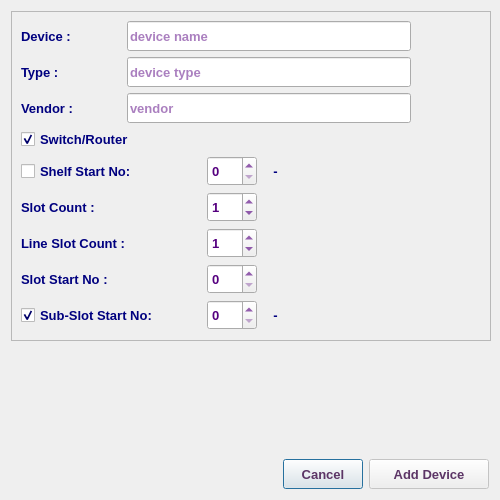
<?xml version="1.0" encoding="UTF-8"?>
<ui version="4.0">
 <class>AddDeviceDialog</class>
 <widget class="QDialog" name="AddDeviceDialog">
  <property name="geometry">
   <rect>
    <x>0</x>
    <y>0</y>
    <width>500</width>
    <height>500</height>
   </rect>
  </property>
  <property name="sizePolicy">
   <sizepolicy hsizetype="Fixed" vsizetype="Fixed">
    <horstretch>0</horstretch>
    <verstretch>0</verstretch>
   </sizepolicy>
  </property>
  <property name="minimumSize">
   <size>
    <width>500</width>
    <height>500</height>
   </size>
  </property>
  <property name="maximumSize">
   <size>
    <width>501</width>
    <height>501</height>
   </size>
  </property>
  <property name="font">
   <font>
    <family>Tahoma</family>
    <pointsize>10</pointsize>
   </font>
  </property>
  <property name="windowTitle">
   <string>Add New Device</string>
  </property>
  <property name="windowIcon">
   <iconset resource="../../../../image.qrc">
    <normaloff>:/Image/add.png</normaloff>:/Image/add.png</iconset>
  </property>
  <layout class="QVBoxLayout" name="verticalLayout_2">
   <item>
    <widget class="QFrame" name="frame">
     <property name="enabled">
      <bool>true</bool>
     </property>
     <property name="sizePolicy">
      <sizepolicy hsizetype="Expanding" vsizetype="Preferred">
       <horstretch>0</horstretch>
       <verstretch>0</verstretch>
      </sizepolicy>
     </property>
     <property name="minimumSize">
      <size>
       <width>480</width>
       <height>330</height>
      </size>
     </property>
     <property name="maximumSize">
      <size>
       <width>600</width>
       <height>420</height>
      </size>
     </property>
     <property name="font">
      <font>
       <family>Tahoma</family>
       <pointsize>10</pointsize>
      </font>
     </property>
     <property name="frameShape">
      <enum>QFrame::StyledPanel</enum>
     </property>
     <property name="frameShadow">
      <enum>QFrame::Raised</enum>
     </property>
     <layout class="QVBoxLayout" name="verticalLayout_3">
      <item>
       <layout class="QHBoxLayout" name="horizontalLayout_7">
        <item>
         <layout class="QVBoxLayout" name="verticalLayout">
          <item>
           <layout class="QHBoxLayout" name="horizontalLayout_13">
            <item>
             <layout class="QHBoxLayout" name="horizontalLayout">
              <item>
               <widget class="QLabel" name="label">
                <property name="sizePolicy">
                 <sizepolicy hsizetype="Fixed" vsizetype="Fixed">
                  <horstretch>0</horstretch>
                  <verstretch>0</verstretch>
                 </sizepolicy>
                </property>
                <property name="minimumSize">
                 <size>
                  <width>100</width>
                  <height>30</height>
                 </size>
                </property>
                <property name="maximumSize">
                 <size>
                  <width>100</width>
                  <height>30</height>
                 </size>
                </property>
                <property name="font">
                 <font>
                  <family>Tahoma</family>
                  <pointsize>10</pointsize>
                  <weight>75</weight>
                  <bold>true</bold>
                 </font>
                </property>
                <property name="styleSheet">
                 <string notr="true">color: rgb(0, 0, 127);</string>
                </property>
                <property name="text">
                 <string>Device :</string>
                </property>
               </widget>
              </item>
              <item>
               <widget class="QLineEdit" name="deviceLE">
                <property name="sizePolicy">
                 <sizepolicy hsizetype="Expanding" vsizetype="Preferred">
                  <horstretch>0</horstretch>
                  <verstretch>0</verstretch>
                 </sizepolicy>
                </property>
                <property name="minimumSize">
                 <size>
                  <width>230</width>
                  <height>30</height>
                 </size>
                </property>
                <property name="maximumSize">
                 <size>
                  <width>5000</width>
                  <height>30</height>
                 </size>
                </property>
                <property name="font">
                 <font>
                  <family>Tahoma</family>
                  <pointsize>10</pointsize>
                  <weight>75</weight>
                  <bold>true</bold>
                 </font>
                </property>
                <property name="styleSheet">
                 <string notr="true">color: rgb(85, 0, 127);</string>
                </property>
                <property name="placeholderText">
                 <string>device name</string>
                </property>
               </widget>
              </item>
             </layout>
            </item>
           </layout>
          </item>
          <item>
           <layout class="QHBoxLayout" name="horizontalLayout_2">
            <property name="spacing">
             <number>6</number>
            </property>
            <item>
             <widget class="QLabel" name="label_2">
              <property name="sizePolicy">
               <sizepolicy hsizetype="Fixed" vsizetype="Fixed">
                <horstretch>0</horstretch>
                <verstretch>0</verstretch>
               </sizepolicy>
              </property>
              <property name="minimumSize">
               <size>
                <width>100</width>
                <height>30</height>
               </size>
              </property>
              <property name="maximumSize">
               <size>
                <width>100</width>
                <height>30</height>
               </size>
              </property>
              <property name="font">
               <font>
                <family>Tahoma</family>
                <pointsize>10</pointsize>
                <weight>75</weight>
                <bold>true</bold>
               </font>
              </property>
              <property name="styleSheet">
               <string notr="true">color: rgb(0, 0, 127);</string>
              </property>
              <property name="text">
               <string>Type :</string>
              </property>
             </widget>
            </item>
            <item>
             <widget class="QLineEdit" name="typeLE">
              <property name="sizePolicy">
               <sizepolicy hsizetype="Expanding" vsizetype="Preferred">
                <horstretch>0</horstretch>
                <verstretch>0</verstretch>
               </sizepolicy>
              </property>
              <property name="minimumSize">
               <size>
                <width>230</width>
                <height>30</height>
               </size>
              </property>
              <property name="maximumSize">
               <size>
                <width>5000</width>
                <height>30</height>
               </size>
              </property>
              <property name="font">
               <font>
                <family>Tahoma</family>
                <pointsize>10</pointsize>
                <weight>75</weight>
                <bold>true</bold>
               </font>
              </property>
              <property name="styleSheet">
               <string notr="true">color: rgb(85, 0, 127);</string>
              </property>
              <property name="placeholderText">
               <string>device type</string>
              </property>
             </widget>
            </item>
           </layout>
          </item>
          <item>
           <layout class="QHBoxLayout" name="horizontalLayout_14">
            <item>
             <layout class="QHBoxLayout" name="horizontalLayout_3">
              <item>
               <widget class="QLabel" name="label_3">
                <property name="sizePolicy">
                 <sizepolicy hsizetype="Fixed" vsizetype="Fixed">
                  <horstretch>0</horstretch>
                  <verstretch>0</verstretch>
                 </sizepolicy>
                </property>
                <property name="minimumSize">
                 <size>
                  <width>100</width>
                  <height>30</height>
                 </size>
                </property>
                <property name="maximumSize">
                 <size>
                  <width>100</width>
                  <height>30</height>
                 </size>
                </property>
                <property name="font">
                 <font>
                  <family>Tahoma</family>
                  <pointsize>10</pointsize>
                  <weight>75</weight>
                  <bold>true</bold>
                 </font>
                </property>
                <property name="styleSheet">
                 <string notr="true">color: rgb(0, 0, 127);</string>
                </property>
                <property name="text">
                 <string>Vendor :</string>
                </property>
               </widget>
              </item>
              <item>
               <widget class="QLineEdit" name="vendorLE">
                <property name="sizePolicy">
                 <sizepolicy hsizetype="Expanding" vsizetype="Preferred">
                  <horstretch>0</horstretch>
                  <verstretch>0</verstretch>
                 </sizepolicy>
                </property>
                <property name="minimumSize">
                 <size>
                  <width>230</width>
                  <height>30</height>
                 </size>
                </property>
                <property name="maximumSize">
                 <size>
                  <width>5000</width>
                  <height>30</height>
                 </size>
                </property>
                <property name="font">
                 <font>
                  <family>Tahoma</family>
                  <pointsize>10</pointsize>
                  <weight>75</weight>
                  <bold>true</bold>
                 </font>
                </property>
                <property name="styleSheet">
                 <string notr="true">color: rgb(85, 0, 127);</string>
                </property>
                <property name="placeholderText">
                 <string>vendor</string>
                </property>
               </widget>
              </item>
             </layout>
            </item>
           </layout>
          </item>
          <item>
           <widget class="QCheckBox" name="srCB">
            <property name="maximumSize">
             <size>
              <width>16777215</width>
              <height>30</height>
             </size>
            </property>
            <property name="font">
             <font>
              <family>Tahoma</family>
              <pointsize>10</pointsize>
              <weight>75</weight>
              <bold>true</bold>
             </font>
            </property>
            <property name="styleSheet">
             <string notr="true">color: rgb(0, 0, 127);</string>
            </property>
            <property name="text">
             <string>Switch/Router</string>
            </property>
            <property name="checked">
             <bool>true</bool>
            </property>
           </widget>
          </item>
          <item>
           <layout class="QHBoxLayout" name="horizontalLayout_5">
            <item>
             <widget class="QCheckBox" name="shelfChB">
              <property name="sizePolicy">
               <sizepolicy hsizetype="Preferred" vsizetype="Preferred">
                <horstretch>0</horstretch>
                <verstretch>0</verstretch>
               </sizepolicy>
              </property>
              <property name="minimumSize">
               <size>
                <width>180</width>
                <height>30</height>
               </size>
              </property>
              <property name="maximumSize">
               <size>
                <width>180</width>
                <height>30</height>
               </size>
              </property>
              <property name="font">
               <font>
                <family>Tahoma</family>
                <pointsize>10</pointsize>
                <weight>75</weight>
                <bold>true</bold>
               </font>
              </property>
              <property name="styleSheet">
               <string notr="true">color: rgb(0, 0, 127);</string>
              </property>
              <property name="text">
               <string>Shelf Start No:</string>
              </property>
              <property name="checked">
               <bool>false</bool>
              </property>
             </widget>
            </item>
            <item>
             <widget class="QSpinBox" name="shelfSB">
              <property name="minimumSize">
               <size>
                <width>50</width>
                <height>30</height>
               </size>
              </property>
              <property name="maximumSize">
               <size>
                <width>50</width>
                <height>30</height>
               </size>
              </property>
              <property name="font">
               <font>
                <family>Tahoma</family>
                <pointsize>10</pointsize>
                <weight>75</weight>
                <bold>true</bold>
               </font>
              </property>
              <property name="styleSheet">
               <string notr="true">color: rgb(85, 0, 127);</string>
              </property>
              <property name="minimum">
               <number>0</number>
              </property>
              <property name="maximum">
               <number>500</number>
              </property>
              <property name="value">
               <number>0</number>
              </property>
             </widget>
            </item>
            <item>
             <widget class="QLabel" name="noShelfLbl">
              <property name="minimumSize">
               <size>
                <width>25</width>
                <height>30</height>
               </size>
              </property>
              <property name="maximumSize">
               <size>
                <width>25</width>
                <height>30</height>
               </size>
              </property>
              <property name="font">
               <font>
                <family>Tahoma</family>
                <pointsize>10</pointsize>
                <weight>75</weight>
                <bold>true</bold>
               </font>
              </property>
              <property name="styleSheet">
               <string notr="true">color: rgb(0, 0, 127);</string>
              </property>
              <property name="text">
               <string>-</string>
              </property>
              <property name="alignment">
               <set>Qt::AlignCenter</set>
              </property>
             </widget>
            </item>
            <item>
             <spacer name="horizontalSpacer_3">
              <property name="font">
               <font>
                <family>Tahoma</family>
                <pointsize>10</pointsize>
               </font>
              </property>
              <property name="orientation">
               <enum>Qt::Horizontal</enum>
              </property>
              <property name="sizeHint" stdset="0">
               <size>
                <width>40</width>
                <height>20</height>
               </size>
              </property>
             </spacer>
            </item>
           </layout>
          </item>
          <item>
           <layout class="QHBoxLayout" name="horizontalLayout_4">
            <item>
             <widget class="QLabel" name="label_4">
              <property name="sizePolicy">
               <sizepolicy hsizetype="Preferred" vsizetype="Preferred">
                <horstretch>0</horstretch>
                <verstretch>0</verstretch>
               </sizepolicy>
              </property>
              <property name="minimumSize">
               <size>
                <width>180</width>
                <height>30</height>
               </size>
              </property>
              <property name="maximumSize">
               <size>
                <width>180</width>
                <height>30</height>
               </size>
              </property>
              <property name="font">
               <font>
                <family>Tahoma</family>
                <pointsize>10</pointsize>
                <weight>75</weight>
                <bold>true</bold>
               </font>
              </property>
              <property name="styleSheet">
               <string notr="true">color: rgb(0, 0, 127);</string>
              </property>
              <property name="text">
               <string>Slot Count :</string>
              </property>
             </widget>
            </item>
            <item>
             <widget class="QSpinBox" name="slotCountSB">
              <property name="minimumSize">
               <size>
                <width>50</width>
                <height>30</height>
               </size>
              </property>
              <property name="maximumSize">
               <size>
                <width>50</width>
                <height>30</height>
               </size>
              </property>
              <property name="font">
               <font>
                <family>Tahoma</family>
                <pointsize>10</pointsize>
                <weight>75</weight>
                <bold>true</bold>
               </font>
              </property>
              <property name="styleSheet">
               <string notr="true">color: rgb(85, 0, 127);</string>
              </property>
              <property name="minimum">
               <number>0</number>
              </property>
              <property name="maximum">
               <number>500</number>
              </property>
              <property name="value">
               <number>1</number>
              </property>
             </widget>
            </item>
            <item>
             <spacer name="horizontalSpacer_8">
              <property name="font">
               <font>
                <family>Tahoma</family>
                <pointsize>10</pointsize>
               </font>
              </property>
              <property name="orientation">
               <enum>Qt::Horizontal</enum>
              </property>
              <property name="sizeHint" stdset="0">
               <size>
                <width>40</width>
                <height>20</height>
               </size>
              </property>
             </spacer>
            </item>
           </layout>
          </item>
          <item>
           <layout class="QHBoxLayout" name="horizontalLayout_9">
            <item>
             <widget class="QLabel" name="label_5">
              <property name="sizePolicy">
               <sizepolicy hsizetype="Preferred" vsizetype="Preferred">
                <horstretch>0</horstretch>
                <verstretch>0</verstretch>
               </sizepolicy>
              </property>
              <property name="minimumSize">
               <size>
                <width>180</width>
                <height>30</height>
               </size>
              </property>
              <property name="maximumSize">
               <size>
                <width>180</width>
                <height>30</height>
               </size>
              </property>
              <property name="font">
               <font>
                <family>Tahoma</family>
                <pointsize>10</pointsize>
                <weight>75</weight>
                <bold>true</bold>
               </font>
              </property>
              <property name="styleSheet">
               <string notr="true">color: rgb(0, 0, 127);</string>
              </property>
              <property name="text">
               <string>Line Slot Count :</string>
              </property>
             </widget>
            </item>
            <item>
             <widget class="QSpinBox" name="lineSlotCountSB">
              <property name="minimumSize">
               <size>
                <width>50</width>
                <height>30</height>
               </size>
              </property>
              <property name="maximumSize">
               <size>
                <width>50</width>
                <height>30</height>
               </size>
              </property>
              <property name="font">
               <font>
                <family>Tahoma</family>
                <pointsize>10</pointsize>
                <weight>75</weight>
                <bold>true</bold>
               </font>
              </property>
              <property name="styleSheet">
               <string notr="true">color: rgb(85, 0, 127);</string>
              </property>
              <property name="minimum">
               <number>0</number>
              </property>
              <property name="maximum">
               <number>500</number>
              </property>
              <property name="value">
               <number>1</number>
              </property>
             </widget>
            </item>
            <item>
             <spacer name="horizontalSpacer_10">
              <property name="font">
               <font>
                <family>Tahoma</family>
                <pointsize>10</pointsize>
               </font>
              </property>
              <property name="orientation">
               <enum>Qt::Horizontal</enum>
              </property>
              <property name="sizeHint" stdset="0">
               <size>
                <width>40</width>
                <height>20</height>
               </size>
              </property>
             </spacer>
            </item>
           </layout>
          </item>
          <item>
           <layout class="QHBoxLayout" name="horizontalLayout_8">
            <item>
             <widget class="QLabel" name="label_8">
              <property name="sizePolicy">
               <sizepolicy hsizetype="Fixed" vsizetype="Fixed">
                <horstretch>0</horstretch>
                <verstretch>0</verstretch>
               </sizepolicy>
              </property>
              <property name="minimumSize">
               <size>
                <width>180</width>
                <height>30</height>
               </size>
              </property>
              <property name="maximumSize">
               <size>
                <width>180</width>
                <height>30</height>
               </size>
              </property>
              <property name="font">
               <font>
                <family>Tahoma</family>
                <pointsize>10</pointsize>
                <weight>75</weight>
                <bold>true</bold>
               </font>
              </property>
              <property name="styleSheet">
               <string notr="true">color: rgb(0, 0, 127);</string>
              </property>
              <property name="text">
               <string>Slot Start No :</string>
              </property>
              <property name="alignment">
               <set>Qt::AlignLeading|Qt::AlignLeft|Qt::AlignVCenter</set>
              </property>
             </widget>
            </item>
            <item>
             <widget class="QSpinBox" name="startSlotNoSB">
              <property name="minimumSize">
               <size>
                <width>50</width>
                <height>30</height>
               </size>
              </property>
              <property name="maximumSize">
               <size>
                <width>50</width>
                <height>30</height>
               </size>
              </property>
              <property name="font">
               <font>
                <family>Tahoma</family>
                <pointsize>10</pointsize>
                <weight>75</weight>
                <bold>true</bold>
               </font>
              </property>
              <property name="styleSheet">
               <string notr="true">color: rgb(85, 0, 127);</string>
              </property>
              <property name="minimum">
               <number>0</number>
              </property>
              <property name="maximum">
               <number>500</number>
              </property>
              <property name="value">
               <number>0</number>
              </property>
             </widget>
            </item>
            <item>
             <spacer name="horizontalSpacer_9">
              <property name="font">
               <font>
                <family>Tahoma</family>
                <pointsize>10</pointsize>
               </font>
              </property>
              <property name="orientation">
               <enum>Qt::Horizontal</enum>
              </property>
              <property name="sizeHint" stdset="0">
               <size>
                <width>40</width>
                <height>20</height>
               </size>
              </property>
             </spacer>
            </item>
           </layout>
          </item>
          <item>
           <layout class="QHBoxLayout" name="horizontalLayout_6">
            <item>
             <widget class="QCheckBox" name="subslotChB">
              <property name="sizePolicy">
               <sizepolicy hsizetype="Preferred" vsizetype="Preferred">
                <horstretch>0</horstretch>
                <verstretch>0</verstretch>
               </sizepolicy>
              </property>
              <property name="minimumSize">
               <size>
                <width>180</width>
                <height>30</height>
               </size>
              </property>
              <property name="maximumSize">
               <size>
                <width>180</width>
                <height>30</height>
               </size>
              </property>
              <property name="font">
               <font>
                <family>Tahoma</family>
                <pointsize>10</pointsize>
                <weight>75</weight>
                <bold>true</bold>
               </font>
              </property>
              <property name="styleSheet">
               <string notr="true">color: rgb(0, 0, 127);</string>
              </property>
              <property name="text">
               <string>Sub-Slot Start No:</string>
              </property>
              <property name="checked">
               <bool>true</bool>
              </property>
             </widget>
            </item>
            <item>
             <widget class="QSpinBox" name="subslotSB">
              <property name="minimumSize">
               <size>
                <width>50</width>
                <height>30</height>
               </size>
              </property>
              <property name="maximumSize">
               <size>
                <width>50</width>
                <height>30</height>
               </size>
              </property>
              <property name="font">
               <font>
                <family>Tahoma</family>
                <pointsize>10</pointsize>
                <weight>75</weight>
                <bold>true</bold>
               </font>
              </property>
              <property name="styleSheet">
               <string notr="true">color: rgb(85, 0, 127);</string>
              </property>
              <property name="minimum">
               <number>0</number>
              </property>
              <property name="maximum">
               <number>500</number>
              </property>
              <property name="value">
               <number>0</number>
              </property>
             </widget>
            </item>
            <item>
             <widget class="QLabel" name="noSubSlotLbl">
              <property name="minimumSize">
               <size>
                <width>25</width>
                <height>30</height>
               </size>
              </property>
              <property name="maximumSize">
               <size>
                <width>25</width>
                <height>30</height>
               </size>
              </property>
              <property name="font">
               <font>
                <family>Tahoma</family>
                <pointsize>10</pointsize>
                <weight>75</weight>
                <bold>true</bold>
               </font>
              </property>
              <property name="styleSheet">
               <string notr="true">color: rgb(0, 0, 127);</string>
              </property>
              <property name="text">
               <string>-</string>
              </property>
              <property name="alignment">
               <set>Qt::AlignCenter</set>
              </property>
             </widget>
            </item>
            <item>
             <spacer name="horizontalSpacer_4">
              <property name="font">
               <font>
                <family>Tahoma</family>
                <pointsize>10</pointsize>
               </font>
              </property>
              <property name="orientation">
               <enum>Qt::Horizontal</enum>
              </property>
              <property name="sizeHint" stdset="0">
               <size>
                <width>40</width>
                <height>20</height>
               </size>
              </property>
             </spacer>
            </item>
           </layout>
          </item>
         </layout>
        </item>
        <item>
         <widget class="QLabel" name="label_6">
          <property name="minimumSize">
           <size>
            <width>64</width>
            <height>64</height>
           </size>
          </property>
          <property name="maximumSize">
           <size>
            <width>64</width>
            <height>64</height>
           </size>
          </property>
          <property name="font">
           <font>
            <family>Tahoma</family>
            <pointsize>10</pointsize>
           </font>
          </property>
          <property name="text">
           <string/>
          </property>
          <property name="pixmap">
           <pixmap resource="../../../../image.qrc">:/Image/device.png</pixmap>
          </property>
         </widget>
        </item>
       </layout>
      </item>
     </layout>
    </widget>
   </item>
   <item>
    <spacer name="verticalSpacer">
     <property name="font">
      <font>
       <family>Tahoma</family>
       <pointsize>10</pointsize>
      </font>
     </property>
     <property name="orientation">
      <enum>Qt::Vertical</enum>
     </property>
     <property name="sizeHint" stdset="0">
      <size>
       <width>20</width>
       <height>40</height>
      </size>
     </property>
    </spacer>
   </item>
   <item>
    <layout class="QHBoxLayout" name="horizontalLayout_21">
     <item>
      <spacer name="horizontalSpacer_6">
       <property name="font">
        <font>
         <family>Tahoma</family>
         <pointsize>10</pointsize>
        </font>
       </property>
       <property name="orientation">
        <enum>Qt::Horizontal</enum>
       </property>
       <property name="sizeHint" stdset="0">
        <size>
         <width>40</width>
         <height>20</height>
        </size>
       </property>
      </spacer>
     </item>
     <item>
      <widget class="QPushButton" name="cancelBtn">
       <property name="sizePolicy">
        <sizepolicy hsizetype="Preferred" vsizetype="Preferred">
         <horstretch>0</horstretch>
         <verstretch>0</verstretch>
        </sizepolicy>
       </property>
       <property name="minimumSize">
        <size>
         <width>80</width>
         <height>30</height>
        </size>
       </property>
       <property name="maximumSize">
        <size>
         <width>150</width>
         <height>30</height>
        </size>
       </property>
       <property name="font">
        <font>
         <family>Tahoma</family>
         <pointsize>10</pointsize>
         <weight>75</weight>
         <bold>true</bold>
        </font>
       </property>
       <property name="styleSheet">
        <string notr="true">color: rgb(92, 53, 102);</string>
       </property>
       <property name="text">
        <string>Cancel</string>
       </property>
      </widget>
     </item>
     <item>
      <widget class="QPushButton" name="okBtn">
       <property name="enabled">
        <bool>false</bool>
       </property>
       <property name="sizePolicy">
        <sizepolicy hsizetype="Preferred" vsizetype="Preferred">
         <horstretch>0</horstretch>
         <verstretch>0</verstretch>
        </sizepolicy>
       </property>
       <property name="minimumSize">
        <size>
         <width>120</width>
         <height>30</height>
        </size>
       </property>
       <property name="maximumSize">
        <size>
         <width>200</width>
         <height>30</height>
        </size>
       </property>
       <property name="font">
        <font>
         <family>Tahoma</family>
         <pointsize>10</pointsize>
         <weight>75</weight>
         <bold>true</bold>
        </font>
       </property>
       <property name="styleSheet">
        <string notr="true">color: rgb(92, 53, 102);</string>
       </property>
       <property name="text">
        <string>Add Device</string>
       </property>
       <property name="icon">
        <iconset resource="../../../../image.qrc">
         <normaloff>:/Image/add.png</normaloff>:/Image/add.png</iconset>
       </property>
       <property name="iconSize">
        <size>
         <width>20</width>
         <height>20</height>
        </size>
       </property>
      </widget>
     </item>
    </layout>
   </item>
  </layout>
 </widget>
 <tabstops>
  <tabstop>deviceLE</tabstop>
  <tabstop>typeLE</tabstop>
  <tabstop>vendorLE</tabstop>
  <tabstop>srCB</tabstop>
  <tabstop>shelfChB</tabstop>
  <tabstop>shelfSB</tabstop>
  <tabstop>slotCountSB</tabstop>
  <tabstop>subslotChB</tabstop>
  <tabstop>subslotSB</tabstop>
  <tabstop>okBtn</tabstop>
  <tabstop>cancelBtn</tabstop>
 </tabstops>
 <resources>
  <include location="../../../../image.qrc"/>
 </resources>
 <connections/>
</ui>
